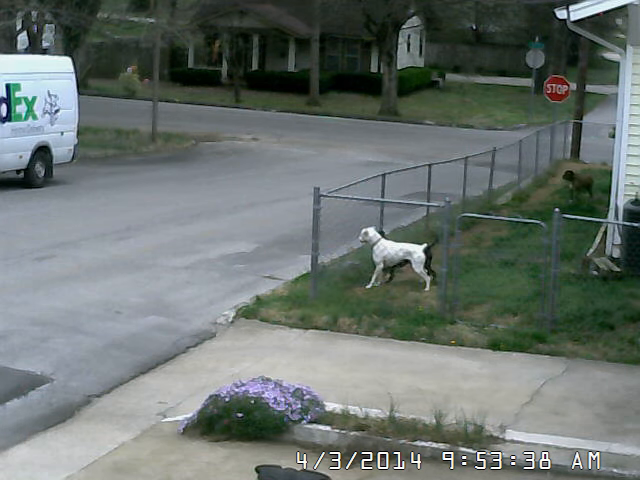
#> input picture frame 182 of LSDP/Lecture7/input/remember.webm, 640 x 480 px
$ python ex04_BackgroundSubtractorMOG2.py
#> lines starting #> are read from the running program, lines starting #| are printed output that depends on the picture; after the words box and inside, x2 and y2 are one past the last pixel; in counts of white or black regions, pixels touching at a corner belong together
### LSDP/Lecture7/solutions/lsdp_tools.py
import cv2

class FrameIterator():
    def __init__(self, filename):
        self.cap = cv2.VideoCapture(filename)
        assert self.cap.isOpened(), "Could not open video stream."

    def frame_generator(self):
        # Define a generator that yields frames from the video
        while(1):
            ret, frame = self.cap.read()
            if ret is not True:
                break
            yield frame
        self.cap.release()

### LSDP/Lecture7/solutions/ex04_BackgroundSubtractorMOG2.py
import numpy as np
import cv2
import matplotlib.pyplot as plt
from lsdp_tools import FrameIterator


class MotionDetectionMeanBackgroundModel:
    def __init__(self):
        self.generator = FrameIterator('../input/remember.webm').frame_generator()
        self.background_subtractor = cv2.createBackgroundSubtractorMOG2()
        self.open_and_place_windows()


    def open_and_place_windows(self):
        # Open and place windows
        cv2.namedWindow("frame")
        cv2.namedWindow("motion")
        cv2.moveWindow("frame", 0, 0)
        cv2.moveWindow("motion", 650, 0)


    def detect_motion(self):
        res = self.background_subtractor.apply(self.frame)
        cv2.imshow("motion", res)


    def main(self):
        # Look at each frame in the video one at a time.
        for frame in self.generator:
            self.frame = frame
            self.detect_motion()

            cv2.imshow("frame", self.frame)
            k = cv2.waitKey(10) & 0xff
            if k == 27:
                break
#> this loop made 1 pass; (key Esc is pressed on pass 1)
#> pass 1, in detect_motion, `res = self.background_subtractor.apply(self.frame)`:
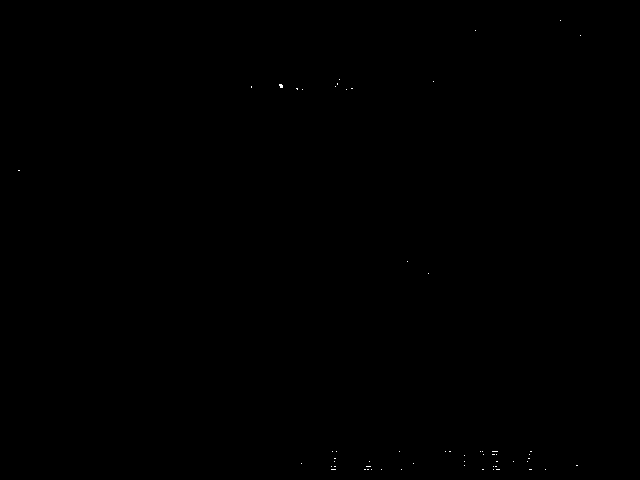
#> res: shape (480, 640); values 127 (black) and 255 (white), 0.03% white in thin lines or dots, all inside (x1, y1, x2, y2) = (18, 20, 581, 470)


model = MotionDetectionMeanBackgroundModel()
model.main()
